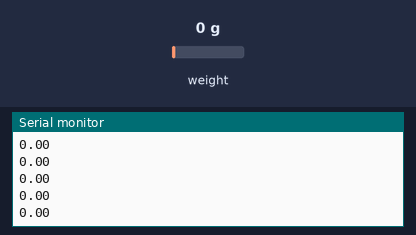
Bench run of a sketch on a simulated Arduino Uno, built with avr-gcc and run on an emulated ATmega328P. Parts: the last lines printed to the serial monitor. Inputs (shaded band) come from the test bench; at power-on: weight on the scale 0 g.

Above: at 1.2 s.
1.3 s: weight on the scale set to 100 g
At 1.32 s:
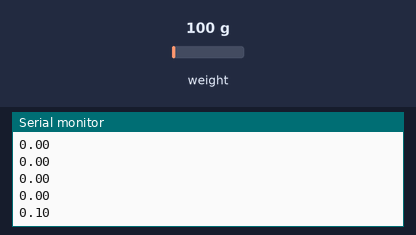
2.8 s: weight on the scale set to 1250 g
At 2.85 s:
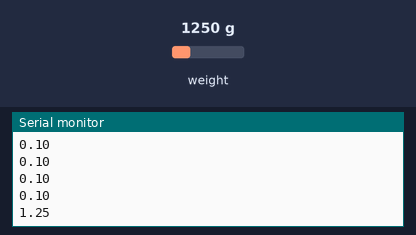
Timing chart, 0 to 5.8 s (numbered marks = the images above; inputs shaded):
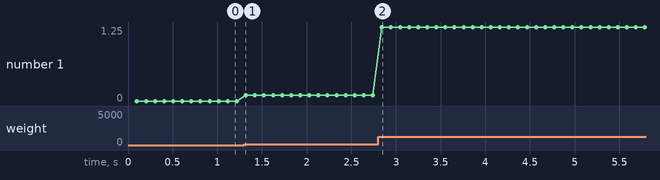

Measured:
- after the input at 1.3 s, the serial monitor: prints a new line at once (image 1)
- after the input at 2.8 s, the serial monitor: prints a new line at once (image 2)
- plotted number 1: 0 → 0.1 after the input at 1.3 s, 0.1 → 1.25 after the input at 2.8 s

The sketch:

Celula_de_Carga_002.ino
```cpp
#include "HX711.h"
#define DOUT 5
#define PD_SCK 4

HX711 cell;

void setup() {
  Serial.begin(115200);
  // parameter "gain" is ommited; the default value 128 is used by the library
cell.begin(DOUT, PD_SCK, 128);//.., .., Gain
  //  cell.set_offset(4018518);
  cell.set_scale(10000.0);
}

void loop() {
  //  Serial.println(cell.read(), 1);
  //Serial.println(cell.get_value(), 1);
  //cell.power_up();
  Serial.println(cell.get_units());
  delay(1);
}
```
